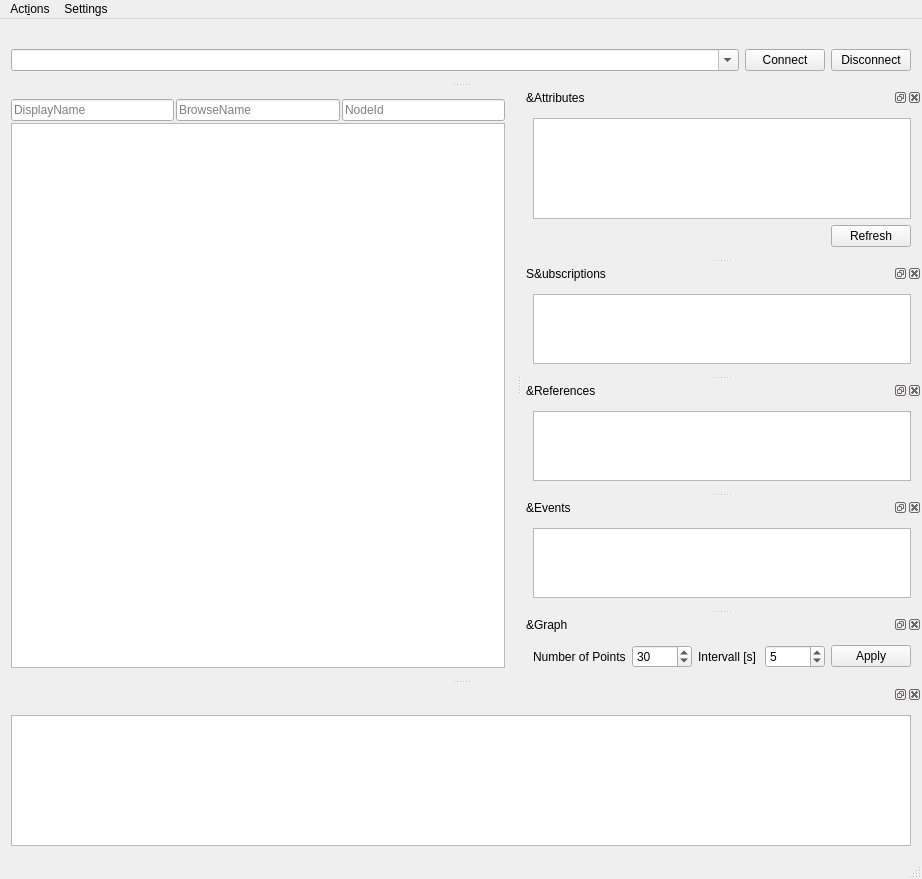
<?xml version="1.0" encoding="UTF-8"?>
<ui version="4.0">
 <class>MainWindow</class>
 <widget class="QMainWindow" name="MainWindow">
  <property name="geometry">
   <rect>
    <x>0</x>
    <y>0</y>
    <width>922</width>
    <height>879</height>
   </rect>
  </property>
  <property name="windowTitle">
   <string>FreeOpcUa Client</string>
  </property>
  <property name="windowIcon">
   <iconset>
    <normaloff>../network.svg</normaloff>../network.svg</iconset>
  </property>
  <widget class="QWidget" name="centralWidget">
   <layout class="QGridLayout" name="gridLayout_2">
    <item row="0" column="0">
     <widget class="QSplitter" name="splitter">
      <property name="sizePolicy">
       <sizepolicy hsizetype="Preferred" vsizetype="Preferred">
        <horstretch>0</horstretch>
        <verstretch>0</verstretch>
       </sizepolicy>
      </property>
      <property name="orientation">
       <enum>Qt::Horizontal</enum>
      </property>
      <widget class="QWidget" name="treeContainer">
      <layout class="QVBoxLayout" name="treeContainerLayout">
       <property name="leftMargin">
        <number>0</number>
       </property>
       <property name="topMargin">
        <number>0</number>
       </property>
       <property name="rightMargin">
        <number>0</number>
       </property>
       <property name="bottomMargin">
        <number>0</number>
       </property>
       <property name="spacing">
        <number>2</number>
       </property>
       <item>
        <widget class="QWidget" name="treeFilterRow">
         <layout class="QHBoxLayout" name="treeFilterLayout">
          <property name="leftMargin">
           <number>0</number>
          </property>
          <property name="topMargin">
           <number>0</number>
          </property>
          <property name="rightMargin">
           <number>0</number>
          </property>
          <property name="bottomMargin">
           <number>0</number>
          </property>
          <property name="spacing">
           <number>2</number>
          </property>
          <item>
           <widget class="QLineEdit" name="filterDisplayName">
            <property name="placeholderText">
             <string>DisplayName</string>
            </property>
            <property name="clearButtonEnabled">
             <bool>true</bool>
            </property>
           </widget>
          </item>
          <item>
           <widget class="QLineEdit" name="filterBrowseName">
            <property name="placeholderText">
             <string>BrowseName</string>
            </property>
            <property name="clearButtonEnabled">
             <bool>true</bool>
            </property>
           </widget>
          </item>
          <item>
           <widget class="QLineEdit" name="filterNodeId">
            <property name="placeholderText">
             <string>NodeId</string>
            </property>
            <property name="clearButtonEnabled">
             <bool>true</bool>
            </property>
           </widget>
          </item>
         </layout>
        </widget>
       </item>
       <item>
        <widget class="QTreeView" name="treeView">
         <property name="sizePolicy">
          <sizepolicy hsizetype="Expanding" vsizetype="Expanding">
           <horstretch>0</horstretch>
           <verstretch>0</verstretch>
          </sizepolicy>
         </property>
         <property name="focusPolicy">
          <enum>Qt::StrongFocus</enum>
         </property>
         <property name="contextMenuPolicy">
          <enum>Qt::ActionsContextMenu</enum>
         </property>
         <property name="editTriggers">
          <set>QAbstractItemView::NoEditTriggers</set>
         </property>
         <property name="dragEnabled">
          <bool>true</bool>
         </property>
         <property name="dragDropMode">
          <enum>QAbstractItemView::DragOnly</enum>
         </property>
        </widget>
       </item>
      </layout>
     </widget>
     </widget>
    </item>
   </layout>
  </widget>
  <widget class="QMenuBar" name="menuBar">
   <property name="geometry">
    <rect>
     <x>0</x>
     <y>0</y>
     <width>922</width>
     <height>24</height>
    </rect>
   </property>
   <widget class="QMenu" name="menuOPC_UA_Client">
    <property name="title">
     <string>Act&amp;ions</string>
    </property>
    <addaction name="actionConnect"/>
    <addaction name="actionDisconnect"/>
    <addaction name="actionCopyPath"/>
    <addaction name="actionCopyNodeId"/>
    <addaction name="actionSubscribeDataChange"/>
    <addaction name="actionUnsubscribeDataChange"/>
    <addaction name="actionSubscribeEvent"/>
    <addaction name="actionUnsubscribeEvents"/>
   </widget>
   <widget class="QMenu" name="menuSettings">
    <property name="title">
     <string>Settings</string>
    </property>
    <addaction name="actionDark_Mode"/>
    <addaction name="actionClient_Application_Certificate"/>
   </widget>
   <addaction name="menuOPC_UA_Client"/>
   <addaction name="menuSettings"/>
  </widget>
  <widget class="QStatusBar" name="statusBar"/>
  <widget class="QDockWidget" name="attrDockWidget">
   <property name="sizePolicy">
    <sizepolicy hsizetype="Expanding" vsizetype="Preferred">
     <horstretch>0</horstretch>
     <verstretch>0</verstretch>
    </sizepolicy>
   </property>
   <property name="minimumSize">
    <size>
     <width>400</width>
     <height>170</height>
    </size>
   </property>
   <property name="windowTitle">
    <string>&amp;Attributes</string>
   </property>
   <attribute name="dockWidgetArea">
    <number>2</number>
   </attribute>
   <widget class="QWidget" name="dockWidgetContents">
    <property name="sizePolicy">
     <sizepolicy hsizetype="Expanding" vsizetype="Preferred">
      <horstretch>0</horstretch>
      <verstretch>0</verstretch>
     </sizepolicy>
    </property>
    <property name="minimumSize">
     <size>
      <width>100</width>
      <height>0</height>
     </size>
    </property>
    <layout class="QGridLayout" name="gridLayout_4">
     <item row="0" column="0" colspan="2">
      <widget class="QTreeView" name="attrView">
       <property name="focusPolicy">
        <enum>Qt::StrongFocus</enum>
       </property>
       <property name="sizeAdjustPolicy">
        <enum>QAbstractScrollArea::AdjustToContents</enum>
       </property>
       <property name="editTriggers">
        <set>QAbstractItemView::AllEditTriggers</set>
       </property>
       <property name="showDropIndicator" stdset="0">
        <bool>false</bool>
       </property>
       <property name="textElideMode">
        <enum>Qt::ElideNone</enum>
       </property>
       <property name="autoExpandDelay">
        <number>-1</number>
       </property>
       <property name="indentation">
        <number>18</number>
       </property>
       <property name="sortingEnabled">
        <bool>true</bool>
       </property>
       <property name="wordWrap">
        <bool>true</bool>
       </property>
      </widget>
     </item>
     <item row="1" column="0">
      <spacer name="horizontalSpacer">
       <property name="orientation">
        <enum>Qt::Horizontal</enum>
       </property>
       <property name="sizeHint" stdset="0">
        <size>
         <width>40</width>
         <height>20</height>
        </size>
       </property>
      </spacer>
     </item>
     <item row="1" column="1">
      <widget class="QPushButton" name="attrRefreshButton">
       <property name="text">
        <string>Refresh</string>
       </property>
      </widget>
     </item>
    </layout>
   </widget>
  </widget>
  <widget class="QDockWidget" name="addrDockWidget">
   <property name="sizePolicy">
    <sizepolicy hsizetype="Preferred" vsizetype="Minimum">
     <horstretch>0</horstretch>
     <verstretch>0</verstretch>
    </sizepolicy>
   </property>
   <property name="features">
    <set>QDockWidget::NoDockWidgetFeatures</set>
   </property>
   <property name="allowedAreas">
    <set>Qt::TopDockWidgetArea</set>
   </property>
   <attribute name="dockWidgetArea">
    <number>4</number>
   </attribute>
   <widget class="QWidget" name="dockWidgetContents_2">
    <property name="sizePolicy">
     <sizepolicy hsizetype="Expanding" vsizetype="Preferred">
      <horstretch>0</horstretch>
      <verstretch>0</verstretch>
     </sizepolicy>
    </property>
    <layout class="QGridLayout" name="gridLayout">
     <item row="1" column="4">
      <widget class="QPushButton" name="connectButton">
       <property name="sizePolicy">
        <sizepolicy hsizetype="Fixed" vsizetype="Fixed">
         <horstretch>0</horstretch>
         <verstretch>0</verstretch>
        </sizepolicy>
       </property>
       <property name="focusPolicy">
        <enum>Qt::StrongFocus</enum>
       </property>
       <property name="text">
        <string>Connect</string>
       </property>
      </widget>
     </item>
     <item row="1" column="5">
      <widget class="QPushButton" name="disconnectButton">
       <property name="sizePolicy">
        <sizepolicy hsizetype="Fixed" vsizetype="Fixed">
         <horstretch>0</horstretch>
         <verstretch>0</verstretch>
        </sizepolicy>
       </property>
       <property name="focusPolicy">
        <enum>Qt::StrongFocus</enum>
       </property>
       <property name="text">
        <string>Disconnect</string>
       </property>
      </widget>
     </item>
     <item row="1" column="2" colspan="2">
      <widget class="QComboBox" name="addrComboBox">
       <property name="sizePolicy">
        <sizepolicy hsizetype="Expanding" vsizetype="Fixed">
         <horstretch>0</horstretch>
         <verstretch>0</verstretch>
        </sizepolicy>
       </property>
       <property name="editable">
        <bool>true</bool>
       </property>
       <property name="insertPolicy">
        <enum>QComboBox::InsertAtTop</enum>
       </property>
      </widget>
     </item>
    </layout>
   </widget>
  </widget>
  <widget class="QDockWidget" name="subDockWidget">
   <property name="sizePolicy">
    <sizepolicy hsizetype="Expanding" vsizetype="Preferred">
     <horstretch>0</horstretch>
     <verstretch>0</verstretch>
    </sizepolicy>
   </property>
   <property name="windowTitle">
    <string>S&amp;ubscriptions</string>
   </property>
   <attribute name="dockWidgetArea">
    <number>2</number>
   </attribute>
   <widget class="QWidget" name="dockWidgetContents_3">
    <property name="sizePolicy">
     <sizepolicy hsizetype="Expanding" vsizetype="Preferred">
      <horstretch>0</horstretch>
      <verstretch>0</verstretch>
     </sizepolicy>
    </property>
    <layout class="QGridLayout" name="gridLayout_3">
     <item row="0" column="0">
      <widget class="QTableView" name="subView">
       <property name="focusPolicy">
        <enum>Qt::StrongFocus</enum>
       </property>
       <property name="acceptDrops">
        <bool>true</bool>
       </property>
       <property name="sizeAdjustPolicy">
        <enum>QAbstractScrollArea::AdjustToContents</enum>
       </property>
       <property name="editTriggers">
        <set>QAbstractItemView::NoEditTriggers</set>
       </property>
       <property name="tabKeyNavigation">
        <bool>false</bool>
       </property>
       <property name="dragDropOverwriteMode">
        <bool>false</bool>
       </property>
       <property name="dragDropMode">
        <enum>QAbstractItemView::DropOnly</enum>
       </property>
      </widget>
     </item>
    </layout>
   </widget>
  </widget>
  <widget class="QDockWidget" name="refDockWidget">
   <property name="sizePolicy">
    <sizepolicy hsizetype="Expanding" vsizetype="Preferred">
     <horstretch>0</horstretch>
     <verstretch>0</verstretch>
    </sizepolicy>
   </property>
   <property name="windowTitle">
    <string>&amp;References</string>
   </property>
   <attribute name="dockWidgetArea">
    <number>2</number>
   </attribute>
   <widget class="QWidget" name="dockWidgetContents_4">
    <property name="sizePolicy">
     <sizepolicy hsizetype="Expanding" vsizetype="Preferred">
      <horstretch>0</horstretch>
      <verstretch>0</verstretch>
     </sizepolicy>
    </property>
    <layout class="QVBoxLayout" name="verticalLayout_2">
     <item>
      <widget class="QTableView" name="refView">
       <property name="focusPolicy">
        <enum>Qt::StrongFocus</enum>
       </property>
       <property name="editTriggers">
        <set>QAbstractItemView::NoEditTriggers</set>
       </property>
       <property name="tabKeyNavigation">
        <bool>false</bool>
       </property>
      </widget>
     </item>
    </layout>
   </widget>
  </widget>
  <widget class="QDockWidget" name="evDockWidget">
   <property name="sizePolicy">
    <sizepolicy hsizetype="Expanding" vsizetype="Preferred">
     <horstretch>0</horstretch>
     <verstretch>0</verstretch>
    </sizepolicy>
   </property>
   <property name="windowTitle">
    <string>&amp;Events</string>
   </property>
   <attribute name="dockWidgetArea">
    <number>2</number>
   </attribute>
   <widget class="QWidget" name="dockWidgetContents_5">
    <layout class="QGridLayout" name="gridLayout_5">
     <item row="0" column="0">
      <widget class="QListView" name="evView">
       <property name="focusPolicy">
        <enum>Qt::StrongFocus</enum>
       </property>
       <property name="acceptDrops">
        <bool>true</bool>
       </property>
       <property name="editTriggers">
        <set>QAbstractItemView::NoEditTriggers</set>
       </property>
       <property name="dragDropMode">
        <enum>QAbstractItemView::DropOnly</enum>
       </property>
      </widget>
     </item>
    </layout>
   </widget>
  </widget>
  <widget class="QDockWidget" name="logDockWidget_2">
   <attribute name="dockWidgetArea">
    <number>8</number>
   </attribute>
   <widget class="QWidget" name="dockWidgetContents_7">
    <layout class="QGridLayout" name="gridLayout_6">
     <item row="0" column="0">
      <widget class="QTextEdit" name="logTextEdit">
       <property name="focusPolicy">
        <enum>Qt::StrongFocus</enum>
       </property>
       <property name="tabChangesFocus">
        <bool>true</bool>
       </property>
       <property name="readOnly">
        <bool>false</bool>
       </property>
      </widget>
     </item>
    </layout>
   </widget>
  </widget>
  <widget class="QDockWidget" name="graphDockWidget">
   <property name="windowTitle">
    <string>&amp;Graph</string>
   </property>
   <attribute name="dockWidgetArea">
    <number>2</number>
   </attribute>
   <widget class="QWidget" name="dockWidgetContents_6">
    <layout class="QGridLayout" name="gridLayout_7">
     <item row="0" column="0">
      <layout class="QVBoxLayout" name="graphLayout">
       <item>
        <layout class="QHBoxLayout" name="horizontalLayout">
         <item>
          <widget class="QLabel" name="labelNumberOfPoints">
           <property name="text">
            <string>Number of Points</string>
           </property>
          </widget>
         </item>
         <item>
          <widget class="QSpinBox" name="spinBoxNumberOfPoints">
           <property name="minimum">
            <number>10</number>
           </property>
           <property name="maximum">
            <number>100</number>
           </property>
           <property name="value">
            <number>30</number>
           </property>
          </widget>
         </item>
         <item>
          <widget class="QLabel" name="labelIntervall">
           <property name="text">
            <string>Intervall [s]</string>
           </property>
          </widget>
         </item>
         <item>
          <widget class="QSpinBox" name="spinBoxIntervall">
           <property name="minimum">
            <number>1</number>
           </property>
           <property name="maximum">
            <number>3600</number>
           </property>
           <property name="value">
            <number>5</number>
           </property>
          </widget>
         </item>
         <item>
          <widget class="QPushButton" name="buttonApply">
           <property name="text">
            <string>Apply</string>
           </property>
          </widget>
         </item>
        </layout>
       </item>
      </layout>
     </item>
    </layout>
   </widget>
  </widget>
  <action name="actionConnect">
   <property name="text">
    <string>&amp;Connect</string>
   </property>
  </action>
  <action name="actionDisconnect">
   <property name="text">
    <string>&amp;Disconnect</string>
   </property>
   <property name="toolTip">
    <string>Disconnect from server</string>
   </property>
  </action>
  <action name="actionSubscribeDataChange">
   <property name="text">
    <string>&amp;Subscribe to data change</string>
   </property>
   <property name="toolTip">
    <string>Subscribe to data change from selected node</string>
   </property>
  </action>
  <action name="actionUnsubscribeDataChange">
   <property name="text">
    <string>&amp;Unsubscribe to DataChange</string>
   </property>
   <property name="toolTip">
    <string>Unsubscribe to DataChange for current node</string>
   </property>
  </action>
  <action name="actionSubscribeEvent">
   <property name="text">
    <string>Subscribe to &amp;events</string>
   </property>
   <property name="toolTip">
    <string>Subscribe to events from selected node</string>
   </property>
  </action>
  <action name="actionUnsubscribeEvents">
   <property name="text">
    <string>U&amp;nsubscribe to Events</string>
   </property>
   <property name="toolTip">
    <string>Unsubscribe to Events from current node</string>
   </property>
  </action>
  <action name="actionCopyPath">
   <property name="text">
    <string>Copy &amp;Path</string>
   </property>
   <property name="toolTip">
    <string>Copy path to node to clipboard</string>
   </property>
  </action>
  <action name="actionCopyNodeId">
   <property name="text">
    <string>C&amp;opy NodeId</string>
   </property>
   <property name="toolTip">
    <string>Copy NodeId to clipboard</string>
   </property>
  </action>
  <action name="actionExpandAll">
   <property name="text">
    <string>Expand &amp;All</string>
   </property>
   <property name="toolTip">
    <string>Recursively expand all children of this Object node</string>
   </property>
  </action>
  <action name="actionAddToGraph">
   <property name="text">
    <string>Add to &amp;Graph</string>
   </property>
   <property name="toolTip">
    <string>Add this node to the graph</string>
   </property>
   <property name="shortcut">
    <string>Ctrl+G</string>
   </property>
  </action>
  <action name="actionRemoveFromGraph">
   <property name="text">
    <string>Remove from Graph</string>
   </property>
   <property name="toolTip">
    <string>Remove this node from the graph</string>
   </property>
   <property name="shortcut">
    <string>Ctrl+Shift+G</string>
   </property>
  </action>
  <action name="actionCall">
   <property name="text">
    <string>Call</string>
   </property>
   <property name="toolTip">
    <string>Call Ua Method</string>
   </property>
  </action>
  <action name="actionDark_Mode">
   <property name="checkable">
    <bool>true</bool>
   </property>
   <property name="text">
    <string>Dark Mode</string>
   </property>
   <property name="statusTip">
    <string>Enables Dark Mode Theme</string>
   </property>
  </action>
  <action name="actionClient_Application_Certificate">
   <property name="text">
    <string>Client Application Certificate</string>
   </property>
  </action>
 </widget>
 <layoutdefault spacing="6" margin="11"/>
 <tabstops>
  <tabstop>addrComboBox</tabstop>
  <tabstop>connectButton</tabstop>
  <tabstop>disconnectButton</tabstop>
  <tabstop>treeView</tabstop>
  <tabstop>attrView</tabstop>
  <tabstop>attrRefreshButton</tabstop>
  <tabstop>subView</tabstop>
  <tabstop>refView</tabstop>
  <tabstop>evView</tabstop>
  <tabstop>spinBoxNumberOfPoints</tabstop>
  <tabstop>spinBoxIntervall</tabstop>
  <tabstop>buttonApply</tabstop>
  <tabstop>logTextEdit</tabstop>
 </tabstops>
 <resources/>
 <connections/>
</ui>
